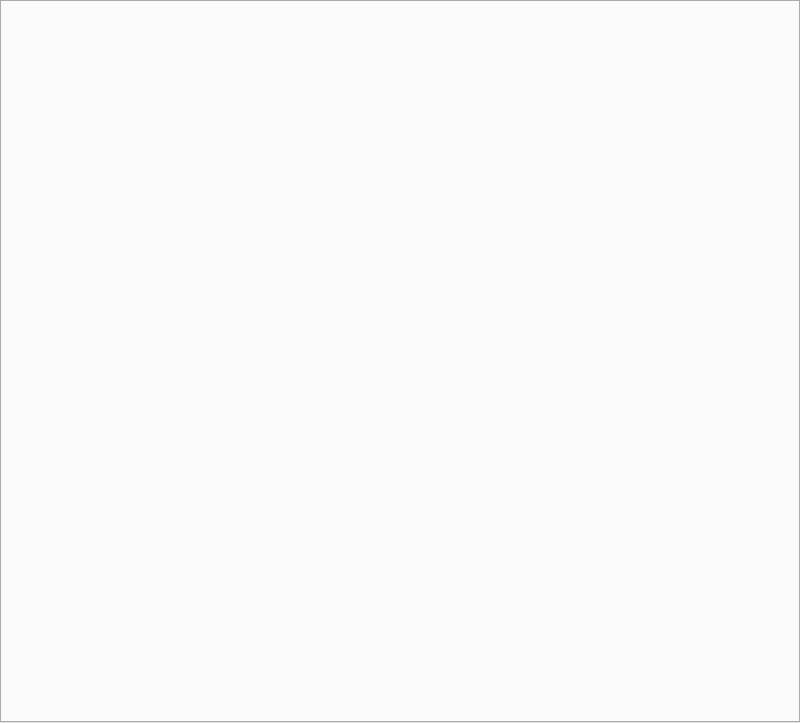
<?xml version="1.0" encoding="UTF-8"?>
<ui version="4.0">
 <class>PyMDFMainWindow</class>
 <widget class="QMainWindow" name="PyMDFMainWindow">
  <property name="geometry">
   <rect>
    <x>0</x>
    <y>0</y>
    <width>800</width>
    <height>723</height>
   </rect>
  </property>
  <property name="windowTitle">
   <string>asammdf</string>
  </property>
  <property name="windowIcon">
   <iconset resource="resource.qrc">
    <normaloff>:/asammdf.png</normaloff>:/asammdf.png</iconset>
  </property>
  <widget class="QWidget" name="centralwidget">
   <layout class="QVBoxLayout" name="verticalLayout">
    <property name="spacing">
     <number>2</number>
    </property>
    <property name="leftMargin">
     <number>0</number>
    </property>
    <property name="topMargin">
     <number>0</number>
    </property>
    <property name="rightMargin">
     <number>0</number>
    </property>
    <property name="bottomMargin">
     <number>0</number>
    </property>
    <item>
     <widget class="QStackedWidget" name="stackedWidget">
      <property name="frameShape">
       <enum>QFrame::NoFrame</enum>
      </property>
      <property name="currentIndex">
       <number>0</number>
      </property>
      <widget class="QWidget" name="stackedWidgetPage1">
       <layout class="QVBoxLayout" name="verticalLayout_2">
        <property name="spacing">
         <number>2</number>
        </property>
        <property name="leftMargin">
         <number>0</number>
        </property>
        <property name="topMargin">
         <number>0</number>
        </property>
        <property name="rightMargin">
         <number>0</number>
        </property>
        <property name="bottomMargin">
         <number>0</number>
        </property>
        <item>
         <widget class="QTabWidget" name="files">
          <property name="currentIndex">
           <number>-1</number>
          </property>
          <property name="documentMode">
           <bool>false</bool>
          </property>
          <property name="tabsClosable">
           <bool>true</bool>
          </property>
         </widget>
        </item>
       </layout>
      </widget>
      <widget class="QWidget" name="stackedWidgetPage2">
       <layout class="QGridLayout" name="files_layout" rowstretch="1,0">
        <item row="1" column="0">
         <layout class="QGridLayout" name="gridLayout_2" rowstretch="0,0,0,0,0,0,0,0,0">
          <item row="5" column="1">
           <widget class="QDoubleSpinBox" name="cs_split_size">
            <property name="suffix">
             <string>MB</string>
            </property>
           </widget>
          </item>
          <item row="4" column="0">
           <widget class="QCheckBox" name="cs_split">
            <property name="text">
             <string>Split data blocks</string>
            </property>
           </widget>
          </item>
          <item row="3" column="1">
           <widget class="QComboBox" name="cs_format"/>
          </item>
          <item row="1" column="0">
           <widget class="QCheckBox" name="sync">
            <property name="text">
             <string>Sync using measurements timestamps</string>
            </property>
            <property name="checked">
             <bool>true</bool>
            </property>
           </widget>
          </item>
          <item row="6" column="1">
           <widget class="QComboBox" name="cs_compression"/>
          </item>
          <item row="7" column="0">
           <spacer name="verticalSpacer">
            <property name="orientation">
             <enum>Qt::Vertical</enum>
            </property>
            <property name="sizeHint" stdset="0">
             <size>
              <width>20</width>
              <height>40</height>
             </size>
            </property>
           </spacer>
          </item>
          <item row="0" column="0" colspan="2">
           <widget class="QGroupBox" name="groupBox">
            <property name="title">
             <string>Operation</string>
            </property>
            <layout class="QVBoxLayout" name="verticalLayout_3">
             <item>
              <widget class="QRadioButton" name="concatenate">
               <property name="text">
                <string>Concatenate</string>
               </property>
               <property name="checked">
                <bool>true</bool>
               </property>
              </widget>
             </item>
             <item>
              <widget class="QRadioButton" name="stack">
               <property name="text">
                <string>Stac&amp;k</string>
               </property>
              </widget>
             </item>
            </layout>
           </widget>
          </item>
          <item row="6" column="0">
           <widget class="QLabel" name="label_3">
            <property name="text">
             <string>Compression</string>
            </property>
           </widget>
          </item>
          <item row="8" column="0">
           <widget class="QPushButton" name="cs_btn">
            <property name="text">
             <string>Concatenate</string>
            </property>
            <property name="icon">
             <iconset resource="resource.qrc">
              <normaloff>:/stack.png</normaloff>:/stack.png</iconset>
            </property>
           </widget>
          </item>
          <item row="5" column="2">
           <spacer name="horizontalSpacer">
            <property name="orientation">
             <enum>Qt::Horizontal</enum>
            </property>
            <property name="sizeHint" stdset="0">
             <size>
              <width>40</width>
              <height>20</height>
             </size>
            </property>
           </spacer>
          </item>
          <item row="3" column="0">
           <widget class="QLabel" name="label">
            <property name="text">
             <string>Output format</string>
            </property>
           </widget>
          </item>
          <item row="5" column="0">
           <widget class="QLabel" name="label_2">
            <property name="text">
             <string>Split block size</string>
            </property>
           </widget>
          </item>
          <item row="2" column="0">
           <widget class="QCheckBox" name="add_samples_origin">
            <property name="text">
             <string>Add samples origin file</string>
            </property>
            <property name="checked">
             <bool>true</bool>
            </property>
           </widget>
          </item>
         </layout>
        </item>
       </layout>
      </widget>
     </widget>
    </item>
   </layout>
  </widget>
  <widget class="QMenuBar" name="menubar">
   <property name="geometry">
    <rect>
     <x>0</x>
     <y>0</y>
     <width>800</width>
     <height>22</height>
    </rect>
   </property>
  </widget>
  <action name="action_memory_minimum">
   <property name="checkable">
    <bool>true</bool>
   </property>
   <property name="text">
    <string>minimum</string>
   </property>
   <property name="toolTip">
    <string>Minimal memory usage by loading only the nedded block addresses</string>
   </property>
  </action>
  <action name="action_memory_full">
   <property name="checkable">
    <bool>true</bool>
   </property>
   <property name="text">
    <string>full</string>
   </property>
   <property name="toolTip">
    <string>Load all blocks in the RAM</string>
   </property>
  </action>
  <action name="action_memory_low">
   <property name="checkable">
    <bool>true</bool>
   </property>
   <property name="text">
    <string>low</string>
   </property>
   <property name="toolTip">
    <string>Load metdata block in RAM but leave the samples on disk</string>
   </property>
  </action>
 </widget>
 <resources>
  <include location="resource.qrc"/>
 </resources>
 <connections/>
</ui>
